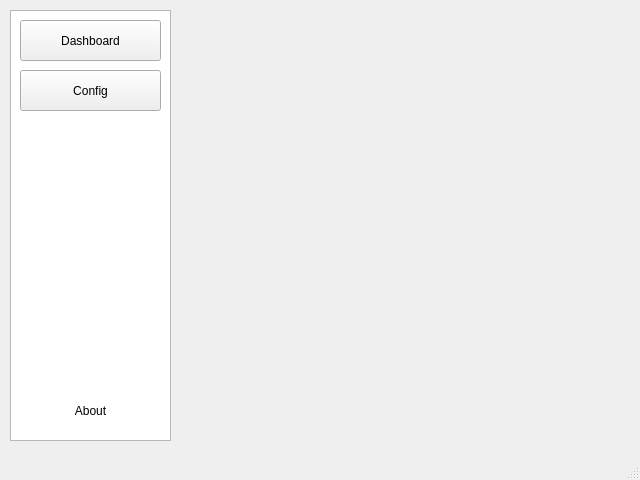
<?xml version="1.0" encoding="UTF-8"?>
<ui version="4.0">
 <class>MainWindow</class>
 <widget class="QMainWindow" name="MainWindow">
  <property name="geometry">
   <rect>
    <x>0</x>
    <y>0</y>
    <width>640</width>
    <height>480</height>
   </rect>
  </property>
  <property name="windowTitle">
   <string>MainWindow</string>
  </property>
  <widget class="QWidget" name="centralwidget">
   <widget class="QListView" name="listView">
    <property name="geometry">
     <rect>
      <x>10</x>
      <y>10</y>
      <width>161</width>
      <height>431</height>
     </rect>
    </property>
    <property name="autoScroll">
     <bool>true</bool>
    </property>
    <property name="selectionMode">
     <enum>QAbstractItemView::SelectionMode::ExtendedSelection</enum>
    </property>
   </widget>
   <widget class="QPushButton" name="pushButton">
    <property name="geometry">
     <rect>
      <x>20</x>
      <y>20</y>
      <width>141</width>
      <height>41</height>
     </rect>
    </property>
    <property name="text">
     <string>Dashboard</string>
    </property>
   </widget>
   <widget class="QPushButton" name="pushButton_2">
    <property name="geometry">
     <rect>
      <x>20</x>
      <y>70</y>
      <width>141</width>
      <height>41</height>
     </rect>
    </property>
    <property name="text">
     <string>Config</string>
    </property>
    <property name="flat">
     <bool>false</bool>
    </property>
   </widget>
   <widget class="QPushButton" name="pushButton_3">
    <property name="enabled">
     <bool>true</bool>
    </property>
    <property name="geometry">
     <rect>
      <x>20</x>
      <y>390</y>
      <width>141</width>
      <height>41</height>
     </rect>
    </property>
    <property name="autoFillBackground">
     <bool>false</bool>
    </property>
    <property name="text">
     <string>About</string>
    </property>
    <property name="flat">
     <bool>true</bool>
    </property>
   </widget>
  </widget>
  <widget class="QStatusBar" name="statusbar"/>
 </widget>
 <resources/>
 <connections/>
</ui>
